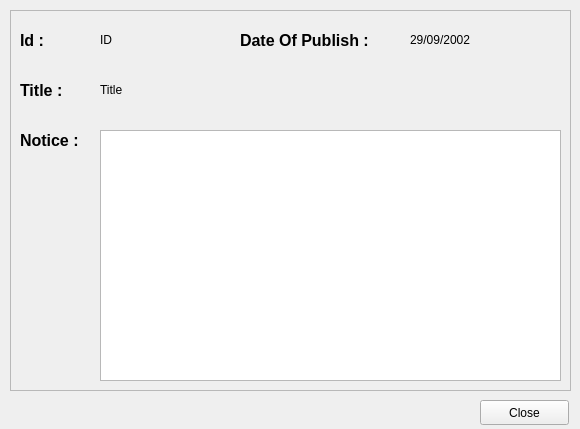
<?xml version="1.0" encoding="UTF-8"?>
<ui version="4.0">
 <class>Form</class>
 <widget class="QWidget" name="Form">
  <property name="geometry">
   <rect>
    <x>0</x>
    <y>0</y>
    <width>580</width>
    <height>429</height>
   </rect>
  </property>
  <property name="windowTitle">
   <string>Notice</string>
  </property>
  <widget class="QFrame" name="frame">
   <property name="geometry">
    <rect>
     <x>10</x>
     <y>10</y>
     <width>561</width>
     <height>381</height>
    </rect>
   </property>
   <property name="frameShape">
    <enum>QFrame::StyledPanel</enum>
   </property>
   <property name="frameShadow">
    <enum>QFrame::Raised</enum>
   </property>
   <widget class="QLabel" name="idLabel">
    <property name="geometry">
     <rect>
      <x>10</x>
      <y>10</y>
      <width>71</width>
      <height>41</height>
     </rect>
    </property>
    <property name="styleSheet">
     <string notr="true">font-size:12pt;
font-weight: bold;</string>
    </property>
    <property name="text">
     <string>&lt;html&gt;&lt;head/&gt;&lt;body&gt;&lt;p&gt;Id : &lt;/p&gt;&lt;/body&gt;&lt;/html&gt;</string>
    </property>
   </widget>
   <widget class="QLabel" name="titlelabel">
    <property name="geometry">
     <rect>
      <x>10</x>
      <y>60</y>
      <width>91</width>
      <height>41</height>
     </rect>
    </property>
    <property name="text">
     <string>&lt;html&gt;&lt;head/&gt;&lt;body&gt;&lt;p&gt;&lt;span style=&quot; font-size:12pt; font-weight:600;&quot;&gt;Title :&lt;/span&gt;&lt;/p&gt;&lt;/body&gt;&lt;/html&gt;</string>
    </property>
   </widget>
   <widget class="QLabel" name="noticeLabel">
    <property name="geometry">
     <rect>
      <x>10</x>
      <y>110</y>
      <width>91</width>
      <height>41</height>
     </rect>
    </property>
    <property name="text">
     <string>&lt;html&gt;&lt;head/&gt;&lt;body&gt;&lt;p&gt;&lt;span style=&quot; font-size:12pt; font-weight:600;&quot;&gt;Notice  :&lt;/span&gt;&lt;/p&gt;&lt;/body&gt;&lt;/html&gt;</string>
    </property>
   </widget>
   <widget class="QLabel" name="id">
    <property name="geometry">
     <rect>
      <x>90</x>
      <y>10</y>
      <width>91</width>
      <height>41</height>
     </rect>
    </property>
    <property name="text">
     <string>&lt;html&gt;&lt;head/&gt;&lt;body&gt;&lt;p&gt;ID&lt;/p&gt;&lt;/body&gt;&lt;/html&gt;</string>
    </property>
   </widget>
   <widget class="QLabel" name="title">
    <property name="geometry">
     <rect>
      <x>90</x>
      <y>60</y>
      <width>461</width>
      <height>41</height>
     </rect>
    </property>
    <property name="text">
     <string>&lt;html&gt;&lt;head/&gt;&lt;body&gt;&lt;p&gt;Title&lt;/p&gt;&lt;/body&gt;&lt;/html&gt;</string>
    </property>
   </widget>
   <widget class="QTextBrowser" name="notice">
    <property name="geometry">
     <rect>
      <x>90</x>
      <y>120</y>
      <width>461</width>
      <height>251</height>
     </rect>
    </property>
   </widget>
   <widget class="QLabel" name="dateLabel">
    <property name="geometry">
     <rect>
      <x>230</x>
      <y>10</y>
      <width>161</width>
      <height>41</height>
     </rect>
    </property>
    <property name="styleSheet">
     <string notr="true">font-size:12pt;
font-weight: bold;</string>
    </property>
    <property name="text">
     <string>&lt;html&gt;&lt;head/&gt;&lt;body&gt;&lt;p&gt;Date Of Publish :&lt;/p&gt;&lt;/body&gt;&lt;/html&gt;</string>
    </property>
   </widget>
   <widget class="QLabel" name="date">
    <property name="geometry">
     <rect>
      <x>400</x>
      <y>10</y>
      <width>151</width>
      <height>41</height>
     </rect>
    </property>
    <property name="text">
     <string>&lt;html&gt;&lt;head/&gt;&lt;body&gt;&lt;p&gt;29/09/2002&lt;/p&gt;&lt;/body&gt;&lt;/html&gt;</string>
    </property>
   </widget>
  </widget>
  <widget class="QPushButton" name="closeButton">
   <property name="geometry">
    <rect>
     <x>480</x>
     <y>400</y>
     <width>89</width>
     <height>25</height>
    </rect>
   </property>
   <property name="text">
    <string>Close</string>
   </property>
  </widget>
 </widget>
 <resources/>
 <connections/>
</ui>
